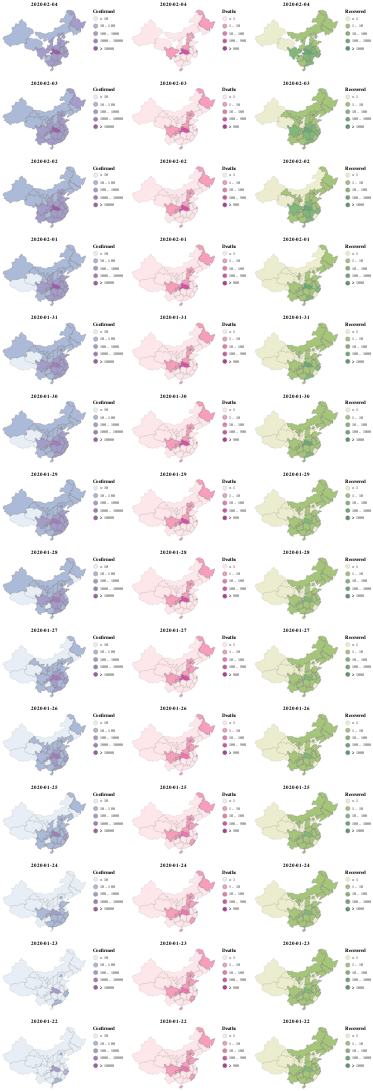

Notebook source saved alongside this figure:
### Code cell
h_conc

### Figure 1 — Vega-Lite specification as saved in the notebook (floating-point values rounded to 4 significant figures; data arrays with more than 128 entries replaced by an {"elided": "..."} marker saying what was removed)
{"config": {"view": {"continuousWidth": 400, "continuousHeight": 300}}, "hconcat": [{"vconcat": [{"mark": {"type": "geoshape", "stroke": "gray"}, "encoding": {"fill": {"type": "quantitative", "field": "Confirmed", "scale": {"domain": [10, 100, 1000, 10000], "scheme": "bluepurple", "type": "threshold"}}, "opacity": {"type": "quantitative", "field": "Confirmed", "scale": {"domain": [10, 100, 1000, 10000], "type": "threshold"}}, "tooltip": [{"type": "nominal", "field": "Province"}, {"type": "quantitative", "field": "Confirmed"}, {"type": "quantitative", "field": "Deaths"}, {"type": "quantitative", "field": "Recovered"}, {"type": "nominal", "field": "Date"}]}, "height": 150, "title": "2020-02-04", "transform": [{"filter": {"equal": "2020-02-04", "field": "Date"}}], "width": 200}, {"mark": {"type": "geoshape", "stroke": "gray"}, "encoding": {"fill": {"type": "quantitative", "field": "Confirmed", "scale": {"domain": [10, 100, 1000, 10000], "scheme": "bluepurple", "type": "threshold"}}, "opacity": {"type": "quantitative", "field": "Confirmed", "scale": {"domain": [10, 100, 1000, 10000], "type": "threshold"}}, "tooltip": [{"type": "nominal", "field": "Province"}, {"type": "quantitative", "field": "Confirmed"}, {"type": "quantitative", "field": "Deaths"}, {"type": "quantitative", "field": "Recovered"}, {"type": "nominal", "field": "Date"}]}, "height": 150, "title": "2020-02-03", "transform": [{"filter": {"equal": "2020-02-03", "field": "Date"}}], "width": 200}, {"mark": {"type": "geoshape", "stroke": "gray"}, "encoding": {"fill": {"type": "quantitative", "field": "Confirmed", "scale": {"domain": [10, 100, 1000, 10000], "scheme": "bluepurple", "type": "threshold"}}, "opacity": {"type": "quantitative", "field": "Confirmed", "scale": {"domain": [10, 100, 1000, 10000], "type": "threshold"}}, "tooltip": [{"type": "nominal", "field": "Province"}, {"type": "quantitative", "field": "Confirmed"}, {"type": "quantitative", "field": "Deaths"}, {"type": "quantitative", "field": "Recovered"}, {"type": "nominal", "field": "Date"}]}, "height": 150, "title": "2020-02-02", "transform": [{"filter": {"equal": "2020-02-02", "field": "Date"}}], "width": 200}, {"mark": {"type": "geoshape", "stroke": "gray"}, "encoding": {"fill": {"type": "quantitative", "field": "Confirmed", "scale": {"domain": [10, 100, 1000, 10000], "scheme": "bluepurple", "type": "threshold"}}, "opacity": {"type": "quantitative", "field": "Confirmed", "scale": {"domain": [10, 100, 1000, 10000], "type": "threshold"}}, "tooltip": [{"type": "nominal", "field": "Province"}, {"type": "quantitative", "field": "Confirmed"}, {"type": "quantitative", "field": "Deaths"}, {"type": "quantitative", "field": "Recovered"}, {"type": "nominal", "field": "Date"}]}, "height": 150, "title": "2020-02-01", "transform": [{"filter": {"equal": "2020-02-01", "field": "Date"}}], "width": 200}, {"mark": {"type": "geoshape", "stroke": "gray"}, "encoding": {"fill": {"type": "quantitative", "field": "Confirmed", "scale": {"domain": [10, 100, 1000, 10000], "scheme": "bluepurple", "type": "threshold"}}, "opacity": {"type": "quantitative", "field": "Confirmed", "scale": {"domain": [10, 100, 1000, 10000], "type": "threshold"}}, "tooltip": [{"type": "nominal", "field": "Province"}, {"type": "quantitative", "field": "Confirmed"}, {"type": "quantitative", "field": "Deaths"}, {"type": "quantitative", "field": "Recovered"}, {"type": "nominal", "field": "Date"}]}, "height": 150, "title": "2020-01-31", "transform": [{"filter": {"equal": "2020-01-31", "field": "Date"}}], "width": 200}, {"mark": {"type": "geoshape", "stroke": "gray"}, "encoding": {"fill": {"type": "quantitative", "field": "Confirmed", "scale": {"domain": [10, 100, 1000, 10000], "scheme": "bluepurple", "type": "threshold"}}, "opacity": {"type": "quantitative", "field": "Confirmed", "scale": {"domain": [10, 100, 1000, 10000], "type": "threshold"}}, "tooltip": [{"type": "nominal", "field": "Province"}, {"type": "quantitative", "field": "Confirmed"}, {"type": "quantitative", "field": "Deaths"}, {"type": "quantitative", "field": "Recovered"}, {"type": "nominal", "field": "Date"}]}, "height": 150, "title": "2020-01-30", "transform": [{"filter": {"equal": "2020-01-30", "field": "Date"}}], "width": 200}, {"mark": {"type": "geoshape", "stroke": "gray"}, "encoding": {"fill": {"type": "quantitative", "field": "Confirmed", "scale": {"domain": [10, 100, 1000, 10000], "scheme": "bluepurple", "type": "threshold"}}, "opacity": {"type": "quantitative", "field": "Confirmed", "scale": {"domain": [10, 100, 1000, 10000], "type": "threshold"}}, "tooltip": [{"type": "nominal", "field": "Province"}, {"type": "quantitative", "field": "Confirmed"}, {"type": "quantitative", "field": "Deaths"}, {"type": "quantitative", "field": "Recovered"}, {"type": "nominal", "field": "Date"}]}, "height": 150, "title": "2020-01-29", "transform": [{"filter": {"equal": "2020-01-29", "field": "Date"}}], "width": 200}, {"mark": {"type": "geoshape", "stroke": "gray"}, "encoding": {"fill": {"type": "quantitative", "field": "Confirmed", "scale": {"domain": [10, 100, 1000, 10000], "scheme": "bluepurple", "type": "threshold"}}, "opacity": {"type": "quantitative", "field": "Confirmed", "scale": {"domain": [10, 100, 1000, 10000], "type": "threshold"}}, "tooltip": [{"type": "nominal", "field": "Province"}, {"type": "quantitative", "field": "Confirmed"}, {"type": "quantitative", "field": "Deaths"}, {"type": "quantitative", "field": "Recovered"}, {"type": "nominal", "field": "Date"}]}, "height": 150, "title": "2020-01-28", "transform": [{"filter": {"equal": "2020-01-28", "field": "Date"}}], "width": 200}, {"mark": {"type": "geoshape", "stroke": "gray"}, "encoding": {"fill": {"type": "quantitative", "field": "Confirmed", "scale": {"domain": [10, 100, 1000, 10000], "scheme": "bluepurple", "type": "threshold"}}, "opacity": {"type": "quantitative", "field": "Confirmed", "scale": {"domain": [10, 100, 1000, 10000], "type": "threshold"}}, "tooltip": [{"type": "nominal", "field": "Province"}, {"type": "quantitative", "field": "Confirmed"}, {"type": "quantitative", "field": "Deaths"}, {"type": "quantitative", "field": "Recovered"}, {"type": "nominal", "field": "Date"}]}, "height": 150, "title": "2020-01-27", "transform": [{"filter": {"equal": "2020-01-27", "field": "Date"}}], "width": 200}, {"mark": {"type": "geoshape", "stroke": "gray"}, "encoding": {"fill": {"type": "quantitative", "field": "Confirmed", "scale": {"domain": [10, 100, 1000, 10000], "scheme": "bluepurple", "type": "threshold"}}, "opacity": {"type": "quantitative", "field": "Confirmed", "scale": {"domain": [10, 100, 1000, 10000], "type": "threshold"}}, "tooltip": [{"type": "nominal", "field": "Province"}, {"type": "quantitative", "field": "Confirmed"}, {"type": "quantitative", "field": "Deaths"}, {"type": "quantitative", "field": "Recovered"}, {"type": "nominal", "field": "Date"}]}, "height": 150, "title": "2020-01-26", "transform": [{"filter": {"equal": "2020-01-26", "field": "Date"}}], "width": 200}, {"mark": {"type": "geoshape", "stroke": "gray"}, "encoding": {"fill": {"type": "quantitative", "field": "Confirmed", "scale": {"domain": [10, 100, 1000, 10000], "scheme": "bluepurple", "type": "threshold"}}, "opacity": {"type": "quantitative", "field": "Confirmed", "scale": {"domain": [10, 100, 1000, 10000], "type": "threshold"}}, "tooltip": [{"type": "nominal", "field": "Province"}, {"type": "quantitative", "field": "Confirmed"}, {"type": "quantitative", "field": "Deaths"}, {"type": "quantitative", "field": "Recovered"}, {"type": "nominal", "field": "Date"}]}, "height": 150, "title": "2020-01-25", "transform": [{"filter": {"equal": "2020-01-25", "field": "Date"}}], "width": 200}, {"mark": {"type": "geoshape", "stroke": "gray"}, "encoding": {"fill": {"type": "quantitative", "field": "Confirmed", "scale": {"domain": [10, 100, 1000, 10000], "scheme": "bluepurple", "type": "threshold"}}, "opacity": {"type": "quantitative", "field": "Confirmed", "scale": {"domain": [10, 100, 1000, 10000], "type": "threshold"}}, "tooltip": [{"type": "nominal", "field": "Province"}, {"type": "quantitative", "field": "Confirmed"}, {"type": "quantitative", "field": "Deaths"}, {"type": "quantitative", "field": "Recovered"}, {"type": "nominal", "field": "Date"}]}, "height": 150, "title": "2020-01-24", "transform": [{"filter": {"equal": "2020-01-24", "field": "Date"}}], "width": 200}, {"mark": {"type": "geoshape", "stroke": "gray"}, "encoding": {"fill": {"type": "quantitative", "field": "Confirmed", "scale": {"domain": [10, 100, 1000, 10000], "scheme": "bluepurple", "type": "threshold"}}, "opacity": {"type": "quantitative", "field": "Confirmed", "scale": {"domain": [10, 100, 1000, 10000], "type": "threshold"}}, "tooltip": [{"type": "nominal", "field": "Province"}, {"type": "quantitative", "field": "Confirmed"}, {"type": "quantitative", "field": "Deaths"}, {"type": "quantitative", "field": "Recovered"}, {"type": "nominal", "field": "Date"}]}, "height": 150, "title": "2020-01-23", "transform": [{"filter": {"equal": "2020-01-23", "field": "Date"}}], "width": 200}, {"mark": {"type": "geoshape", "stroke": "gray"}, "encoding": {"fill": {"type": "quantitative", "field": "Confirmed", "scale": {"domain": [10, 100, 1000, 10000], "scheme": "bluepurple", "type": "threshold"}}, "opacity": {"type": "quantitative", "field": "Confirmed", "scale": {"domain": [10, 100, 1000, 10000], "type": "threshold"}}, "tooltip": [{"type": "nominal", "field": "Province"}, {"type": "quantitative", "field": "Confirmed"}, {"type": "quantitative", "field": "Deaths"}, {"type": "quantitative", "field": "Recovered"}, {"type": "nominal", "field": "Date"}]}, "height": 150, "title": "2020-01-22", "transform": [{"filter": {"equal": "2020-01-22", "field": "Date"}}], "width": 200}], "resolve": {"scale": {"fill": "independent", "opacity": "independent"}}}, {"vconcat": [{"mark": {"type": "geoshape", "stroke": "gray"}, "encoding": {"fill": {"type": "quantitative", "field": "Deaths", "scale": {"domain": [1, 10, 100, 500], "scheme": "redpurple", "type": "threshold"}}, "opacity": {"type": "quantitative", "field": "Deaths", "scale": {"domain": [1, 10, 100, 500], "type": "threshold"}}, "tooltip": [{"type": "nominal", "field": "Province"}, {"type": "quantitative", "field": "Confirmed"}, {"type": "quantitative", "field": "Deaths"}, {"type": "quantitative", "field": "Recovered"}, {"type": "nominal", "field": "Date"}]}, "height": 150, "title": "2020-02-04", "transform": [{"filter": {"equal": "2020-02-04", "field": "Date"}}], "width": 200}, {"mark": {"type": "geoshape", "stroke": "gray"}, "encoding": {"fill": {"type": "quantitative", "field": "Deaths", "scale": {"domain": [1, 10, 100, 500], "scheme": "redpurple", "type": "threshold"}}, "opacity": {"type": "quantitative", "field": "Deaths", "scale": {"domain": [1, 10, 100, 500], "type": "threshold"}}, "tooltip": [{"type": "nominal", "field": "Province"}, {"type": "quantitative", "field": "Confirmed"}, {"type": "quantitative", "field": "Deaths"}, {"type": "quantitative", "field": "Recovered"}, {"type": "nominal", "field": "Date"}]}, "height": 150, "title": "2020-02-03", "transform": [{"filter": {"equal": "2020-02-03", "field": "Date"}}], "width": 200}, {"mark": {"type": "geoshape", "stroke": "gray"}, "encoding": {"fill": {"type": "quantitative", "field": "Deaths", "scale": {"domain": [1, 10, 100, 500], "scheme": "redpurple", "type": "threshold"}}, "opacity": {"type": "quantitative", "field": "Deaths", "scale": {"domain": [1, 10, 100, 500], "type": "threshold"}}, "tooltip": [{"type": "nominal", "field": "Province"}, {"type": "quantitative", "field": "Confirmed"}, {"type": "quantitative", "field": "Deaths"}, {"type": "quantitative", "field": "Recovered"}, {"type": "nominal", "field": "Date"}]}, "height": 150, "title": "2020-02-02", "transform": [{"filter": {"equal": "2020-02-02", "field": "Date"}}], "width": 200}, {"mark": {"type": "geoshape", "stroke": "gray"}, "encoding": {"fill": {"type": "quantitative", "field": "Deaths", "scale": {"domain": [1, 10, 100, 500], "scheme": "redpurple", "type": "threshold"}}, "opacity": {"type": "quantitative", "field": "Deaths", "scale": {"domain": [1, 10, 100, 500], "type": "threshold"}}, "tooltip": [{"type": "nominal", "field": "Province"}, {"type": "quantitative", "field": "Confirmed"}, {"type": "quantitative", "field": "Deaths"}, {"type": "quantitative", "field": "Recovered"}, {"type": "nominal", "field": "Date"}]}, "height": 150, "title": "2020-02-01", "transform": [{"filter": {"equal": "2020-02-01", "field": "Date"}}], "width": 200}, {"mark": {"type": "geoshape", "stroke": "gray"}, "encoding": {"fill": {"type": "quantitative", "field": "Deaths", "scale": {"domain": [1, 10, 100, 500], "scheme": "redpurple", "type": "threshold"}}, "opacity": {"type": "quantitative", "field": "Deaths", "scale": {"domain": [1, 10, 100, 500], "type": "threshold"}}, "tooltip": [{"type": "nominal", "field": "Province"}, {"type": "quantitative", "field": "Confirmed"}, {"type": "quantitative", "field": "Deaths"}, {"type": "quantitative", "field": "Recovered"}, {"type": "nominal", "field": "Date"}]}, "height": 150, "title": "2020-01-31", "transform": [{"filter": {"equal": "2020-01-31", "field": "Date"}}], "width": 200}, {"mark": {"type": "geoshape", "stroke": "gray"}, "encoding": {"fill": {"type": "quantitative", "field": "Deaths", "scale": {"domain": [1, 10, 100, 500], "scheme": "redpurple", "type": "threshold"}}, "opacity": {"type": "quantitative", "field": "Deaths", "scale": {"domain": [1, 10, 100, 500], "type": "threshold"}}, "tooltip": [{"type": "nominal", "field": "Province"}, {"type": "quantitative", "field": "Confirmed"}, {"type": "quantitative", "field": "Deaths"}, {"type": "quantitative", "field": "Recovered"}, {"type": "nominal", "field": "Date"}]}, "height": 150, "title": "2020-01-30", "transform": [{"filter": {"equal": "2020-01-30", "field": "Date"}}], "width": 200}, {"mark": {"type": "geoshape", "stroke": "gray"}, "encoding": {"fill": {"type": "quantitative", "field": "Deaths", "scale": {"domain": [1, 10, 100, 500], "scheme": "redpurple", "type": "threshold"}}, "opacity": {"type": "quantitative", "field": "Deaths", "scale": {"domain": [1, 10, 100, 500], "type": "threshold"}}, "tooltip": [{"type": "nominal", "field": "Province"}, {"type": "quantitative", "field": "Confirmed"}, {"type": "quantitative", "field": "Deaths"}, {"type": "quantitative", "field": "Recovered"}, {"type": "nominal", "field": "Date"}]}, "height": 150, "title": "2020-01-29", "transform": [{"filter": {"equal": "2020-01-29", "field": "Date"}}], "width": 200}, {"mark": {"type": "geoshape", "stroke": "gray"}, "encoding": {"fill": {"type": "quantitative", "field": "Deaths", "scale": {"domain": [1, 10, 100, 500], "scheme": "redpurple", "type": "threshold"}}, "opacity": {"type": "quantitative", "field": "Deaths", "scale": {"domain": [1, 10, 100, 500], "type": "threshold"}}, "tooltip": [{"type": "nominal", "field": "Province"}, {"type": "quantitative", "field": "Confirmed"}, {"type": "quantitative", "field": "Deaths"}, {"type": "quantitative", "field": "Recovered"}, {"type": "nominal", "field": "Date"}]}, "height": 150, "title": "2020-01-28", "transform": [{"filter": {"equal": "2020-01-28", "field": "Date"}}], "width": 200}, {"mark": {"type": "geoshape", "stroke": "gray"}, "encoding": {"fill": {"type": "quantitative", "field": "Deaths", "scale": {"domain": [1, 10, 100, 500], "scheme": "redpurple", "type": "threshold"}}, "opacity": {"type": "quantitative", "field": "Deaths", "scale": {"domain": [1, 10, 100, 500], "type": "threshold"}}, "tooltip": [{"type": "nominal", "field": "Province"}, {"type": "quantitative", "field": "Confirmed"}, {"type": "quantitative", "field": "Deaths"}, {"type": "quantitative", "field": "Recovered"}, {"type": "nominal", "field": "Date"}]}, "height": 150, "title": "2020-01-27", "transform": [{"filter": {"equal": "2020-01-27", "field": "Date"}}], "width": 200}, {"mark": {"type": "geoshape", "stroke": "gray"}, "encoding": {"fill": {"type": "quantitative", "field": "Deaths", "scale": {"domain": [1, 10, 100, 500], "scheme": "redpurple", "type": "threshold"}}, "opacity": {"type": "quantitative", "field": "Deaths", "scale": {"domain": [1, 10, 100, 500], "type": "threshold"}}, "tooltip": [{"type": "nominal", "field": "Province"}, {"type": "quantitative", "field": "Confirmed"}, {"type": "quantitative", "field": "Deaths"}, {"type": "quantitative", "field": "Recovered"}, {"type": "nominal", "field": "Date"}]}, "height": 150, "title": "2020-01-26", "transform": [{"filter": {"equal": "2020-01-26", "field": "Date"}}], "width": 200}, {"mark": {"type": "geoshape", "stroke": "gray"}, "encoding": {"fill": {"type": "quantitative", "field": "Deaths", "scale": {"domain": [1, 10, 100, 500], "scheme": "redpurple", "type": "threshold"}}, "opacity": {"type": "quantitative", "field": "Deaths", "scale": {"domain": [1, 10, 100, 500], "type": "threshold"}}, "tooltip": [{"type": "nominal", "field": "Province"}, {"type": "quantitative", "field": "Confirmed"}, {"type": "quantitative", "field": "Deaths"}, {"type": "quantitative", "field": "Recovered"}, {"type": "nominal", "field": "Date"}]}, "height": 150, "title": "2020-01-25", "transform": [{"filter": {"equal": "2020-01-25", "field": "Date"}}], "width": 200}, {"mark": {"type": "geoshape", "stroke": "gray"}, "encoding": {"fill": {"type": "quantitative", "field": "Deaths", "scale": {"domain": [1, 10, 100, 500], "scheme": "redpurple", "type": "threshold"}}, "opacity": {"type": "quantitative", "field": "Deaths", "scale": {"domain": [1, 10, 100, 500], "type": "threshold"}}, "tooltip": [{"type": "nominal", "field": "Province"}, {"type": "quantitative", "field": "Confirmed"}, {"type": "quantitative", "field": "Deaths"}, {"type": "quantitative", "field": "Recovered"}, {"type": "nominal", "field": "Date"}]}, "height": 150, "title": "2020-01-24", "transform": [{"filter": {"equal": "2020-01-24", "field": "Date"}}], "width": 200}, {"mark": {"type": "geoshape", "stroke": "gray"}, "encoding": {"fill": {"type": "quantitative", "field": "Deaths", "scale": {"domain": [1, 10, 100, 500], "scheme": "redpurple", "type": "threshold"}}, "opacity": {"type": "quantitative", "field": "Deaths", "scale": {"domain": [1, 10, 100, 500], "type": "threshold"}}, "tooltip": [{"type": "nominal", "field": "Province"}, {"type": "quantitative", "field": "Confirmed"}, {"type": "quantitative", "field": "Deaths"}, {"type": "quantitative", "field": "Recovered"}, {"type": "nominal", "field": "Date"}]}, "height": 150, "title": "2020-01-23", "transform": [{"filter": {"equal": "2020-01-23", "field": "Date"}}], "width": 200}, {"mark": {"type": "geoshape", "stroke": "gray"}, "encoding": {"fill": {"type": "quantitative", "field": "Deaths", "scale": {"domain": [1, 10, 100, 500], "scheme": "redpurple", "type": "threshold"}}, "opacity": {"type": "quantitative", "field": "Deaths", "scale": {"domain": [1, 10, 100, 500], "type": "threshold"}}, "tooltip": [{"type": "nominal", "field": "Province"}, {"type": "quantitative", "field": "Confirmed"}, {"type": "quantitative", "field": "Deaths"}, {"type": "quantitative", "field": "Recovered"}, {"type": "nominal", "field": "Date"}]}, "height": 150, "title": "2020-01-22", "transform": [{"filter": {"equal": "2020-01-22", "field": "Date"}}], "width": 200}], "resolve": {"scale": {"fill": "independent", "opacity": "independent"}}}, {"vconcat": [{"mark": {"type": "geoshape", "stroke": "gray"}, "encoding": {"fill": {"type": "quantitative", "field": "Recovered", "scale": {"domain": [1, 10, 100, 1000], "scheme": "goldgreen", "type": "threshold"}}, "opacity": {"type": "quantitative", "field": "Recovered", "scale": {"domain": [1, 10, 100, 1000], "type": "threshold"}}, "tooltip": [{"type": "nominal", "field": "Province"}, {"type": "quantitative", "field": "Confirmed"}, {"type": "quantitative", "field": "Deaths"}, {"type": "quantitative", "field": "Recovered"}, {"type": "nominal", "field": "Date"}]}, "height": 150, "title": "2020-02-04", "transform": [{"filter": {"equal": "2020-02-04", "field": "Date"}}], "width": 200}, {"mark": {"type": "geoshape", "stroke": "gray"}, "encoding": {"fill": {"type": "quantitative", "field": "Recovered", "scale": {"domain": [1, 10, 100, 1000], "scheme": "goldgreen", "type": "threshold"}}, "opacity": {"type": "quantitative", "field": "Recovered", "scale": {"domain": [1, 10, 100, 1000], "type": "threshold"}}, "tooltip": [{"type": "nominal", "field": "Province"}, {"type": "quantitative", "field": "Confirmed"}, {"type": "quantitative", "field": "Deaths"}, {"type": "quantitative", "field": "Recovered"}, {"type": "nominal", "field": "Date"}]}, "height": 150, "title": "2020-02-03", "transform": [{"filter": {"equal": "2020-02-03", "field": "Date"}}], "width": 200}, {"mark": {"type": "geoshape", "stroke": "gray"}, "encoding": {"fill": {"type": "quantitative", "field": "Recovered", "scale": {"domain": [1, 10, 100, 1000], "scheme": "goldgreen", "type": "threshold"}}, "opacity": {"type": "quantitative", "field": "Recovered", "scale": {"domain": [1, 10, 100, 1000], "type": "threshold"}}, "tooltip": [{"type": "nominal", "field": "Province"}, {"type": "quantitative", "field": "Confirmed"}, {"type": "quantitative", "field": "Deaths"}, {"type": "quantitative", "field": "Recovered"}, {"type": "nominal", "field": "Date"}]}, "height": 150, "title": "2020-02-02", "transform": [{"filter": {"equal": "2020-02-02", "field": "Date"}}], "width": 200}, {"mark": {"type": "geoshape", "stroke": "gray"}, "encoding": {"fill": {"type": "quantitative", "field": "Recovered", "scale": {"domain": [1, 10, 100, 1000], "scheme": "goldgreen", "type": "threshold"}}, "opacity": {"type": "quantitative", "field": "Recovered", "scale": {"domain": [1, 10, 100, 1000], "type": "threshold"}}, "tooltip": [{"type": "nominal", "field": "Province"}, {"type": "quantitative", "field": "Confirmed"}, {"type": "quantitative", "field": "Deaths"}, {"type": "quantitative", "field": "Recovered"}, {"type": "nominal", "field": "Date"}]}, "height": 150, "title": "2020-02-01", "transform": [{"filter": {"equal": "2020-02-01", "field": "Date"}}], "width": 200}, {"mark": {"type": "geoshape", "stroke": "gray"}, "encoding": {"fill": {"type": "quantitative", "field": "Recovered", "scale": {"domain": [1, 10, 100, 1000], "scheme": "goldgreen", "type": "threshold"}}, "opacity": {"type": "quantitative", "field": "Recovered", "scale": {"domain": [1, 10, 100, 1000], "type": "threshold"}}, "tooltip": [{"type": "nominal", "field": "Province"}, {"type": "quantitative", "field": "Confirmed"}, {"type": "quantitative", "field": "Deaths"}, {"type": "quantitative", "field": "Recovered"}, {"type": "nominal", "field": "Date"}]}, "height": 150, "title": "2020-01-31", "transform": [{"filter": {"equal": "2020-01-31", "field": "Date"}}], "width": 200}, {"mark": {"type": "geoshape", "stroke": "gray"}, "encoding": {"fill": {"type": "quantitative", "field": "Recovered", "scale": {"domain": [1, 10, 100, 1000], "scheme": "goldgreen", "type": "threshold"}}, "opacity": {"type": "quantitative", "field": "Recovered", "scale": {"domain": [1, 10, 100, 1000], "type": "threshold"}}, "tooltip": [{"type": "nominal", "field": "Province"}, {"type": "quantitative", "field": "Confirmed"}, {"type": "quantitative", "field": "Deaths"}, {"type": "quantitative", "field": "Recovered"}, {"type": "nominal", "field": "Date"}]}, "height": 150, "title": "2020-01-30", "transform": [{"filter": {"equal": "2020-01-30", "field": "Date"}}], "width": 200}, {"mark": {"type": "geoshape", "stroke": "gray"}, "encoding": {"fill": {"type": "quantitative", "field": "Recovered", "scale": {"domain": [1, 10, 100, 1000], "scheme": "goldgreen", "type": "threshold"}}, "opacity": {"type": "quantitative", "field": "Recovered", "scale": {"domain": [1, 10, 100, 1000], "type": "threshold"}}, "tooltip": [{"type": "nominal", "field": "Province"}, {"type": "quantitative", "field": "Confirmed"}, {"type": "quantitative", "field": "Deaths"}, {"type": "quantitative", "field": "Recovered"}, {"type": "nominal", "field": "Date"}]}, "height": 150, "title": "2020-01-29", "transform": [{"filter": {"equal": "2020-01-29", "field": "Date"}}], "width": 200}, {"mark": {"type": "geoshape", "stroke": "gray"}, "encoding": {"fill": {"type": "quantitative", "field": "Recovered", "scale": {"domain": [1, 10, 100, 1000], "scheme": "goldgreen", "type": "threshold"}}, "opacity": {"type": "quantitative", "field": "Recovered", "scale": {"domain": [1, 10, 100, 1000], "type": "threshold"}}, "tooltip": [{"type": "nominal", "field": "Province"}, {"type": "quantitative", "field": "Confirmed"}, {"type": "quantitative", "field": "Deaths"}, {"type": "quantitative", "field": "Recovered"}, {"type": "nominal", "field": "Date"}]}, "height": 150, "title": "2020-01-28", "transform": [{"filter": {"equal": "2020-01-28", "field": "Date"}}], "width": 200}, {"mark": {"type": "geoshape", "stroke": "gray"}, "encoding": {"fill": {"type": "quantitative", "field": "Recovered", "scale": {"domain": [1, 10, 100, 1000], "scheme": "goldgreen", "type": "threshold"}}, "opacity": {"type": "quantitative", "field": "Recovered", "scale": {"domain": [1, 10, 100, 1000], "type": "threshold"}}, "tooltip": [{"type": "nominal", "field": "Province"}, {"type": "quantitative", "field": "Confirmed"}, {"type": "quantitative", "field": "Deaths"}, {"type": "quantitative", "field": "Recovered"}, {"type": "nominal", "field": "Date"}]}, "height": 150, "title": "2020-01-27", "transform": [{"filter": {"equal": "2020-01-27", "field": "Date"}}], "width": 200}, {"mark": {"type": "geoshape", "stroke": "gray"}, "encoding": {"fill": {"type": "quantitative", "field": "Recovered", "scale": {"domain": [1, 10, 100, 1000], "scheme": "goldgreen", "type": "threshold"}}, "opacity": {"type": "quantitative", "field": "Recovered", "scale": {"domain": [1, 10, 100, 1000], "type": "threshold"}}, "tooltip": [{"type": "nominal", "field": "Province"}, {"type": "quantitative", "field": "Confirmed"}, {"type": "quantitative", "field": "Deaths"}, {"type": "quantitative", "field": "Recovered"}, {"type": "nominal", "field": "Date"}]}, "height": 150, "title": "2020-01-26", "transform": [{"filter": {"equal": "2020-01-26", "field": "Date"}}], "width": 200}, {"mark": {"type": "geoshape", "stroke": "gray"}, "encoding": {"fill": {"type": "quantitative", "field": "Recovered", "scale": {"domain": [1, 10, 100, 1000], "scheme": "goldgreen", "type": "threshold"}}, "opacity": {"type": "quantitative", "field": "Recovered", "scale": {"domain": [1, 10, 100, 1000], "type": "threshold"}}, "tooltip": [{"type": "nominal", "field": "Province"}, {"type": "quantitative", "field": "Confirmed"}, {"type": "quantitative", "field": "Deaths"}, {"type": "quantitative", "field": "Recovered"}, {"type": "nominal", "field": "Date"}]}, "height": 150, "title": "2020-01-25", "transform": [{"filter": {"equal": "2020-01-25", "field": "Date"}}], "width": 200}, {"mark": {"type": "geoshape", "stroke": "gray"}, "encoding": {"fill": {"type": "quantitative", "field": "Recovered", "scale": {"domain": [1, 10, 100, 1000], "scheme": "goldgreen", "type": "threshold"}}, "opacity": {"type": "quantitative", "field": "Recovered", "scale": {"domain": [1, 10, 100, 1000], "type": "threshold"}}, "tooltip": [{"type": "nominal", "field": "Province"}, {"type": "quantitative", "field": "Confirmed"}, {"type": "quantitative", "field": "Deaths"}, {"type": "quantitative", "field": "Recovered"}, {"type": "nominal", "field": "Date"}]}, "height": 150, "title": "2020-01-24", "transform": [{"filter": {"equal": "2020-01-24", "field": "Date"}}], "width": 200}, {"mark": {"type": "geoshape", "stroke": "gray"}, "encoding": {"fill": {"type": "quantitative", "field": "Recovered", "scale": {"domain": [1, 10, 100, 1000], "scheme": "goldgreen", "type": "threshold"}}, "opacity": {"type": "quantitative", "field": "Recovered", "scale": {"domain": [1, 10, 100, 1000], "type": "threshold"}}, "tooltip": [{"type": "nominal", "field": "Province"}, {"type": "quantitative", "field": "Confirmed"}, {"type": "quantitative", "field": "Deaths"}, {"type": "quantitative", "field": "Recovered"}, {"type": "nominal", "field": "Date"}]}, "height": 150, "title": "2020-01-23", "transform": [{"filter": {"equal": "2020-01-23", "field": "Date"}}], "width": 200}, {"mark": {"type": "geoshape", "stroke": "gray"}, "encoding": {"fill": {"type": "quantitative", "field": "Recovered", "scale": {"domain": [1, 10, 100, 1000], "scheme": "goldgreen", "type": "threshold"}}, "opacity": {"type": "quantitative", "field": "Recovered", "scale": {"domain": [1, 10, 100, 1000], "type": "threshold"}}, "tooltip": [{"type": "nominal", "field": "Province"}, {"type": "quantitative", "field": "Confirmed"}, {"type": "quantitative", "field": "Deaths"}, {"type": "quantitative", "field": "Recovered"}, {"type": "nominal", "field": "Date"}]}, "height": 150, "title": "2020-01-22", "transform": [{"filter": {"equal": "2020-01-22", "field": "Date"}}], "width": 200}], "resolve": {"scale": {"fill": "independent", "opacity": "independent"}}}], "data": {"name": "data-267e6d31ef6c45e168e8953b05d9d766"}, "$schema": "https://vega.github.io/schema/vega-lite/v4.0.2.json", "datasets": {"data-267e6d31ef6c45e168e8953b05d9d766": {"elided": "564 records"}}}
